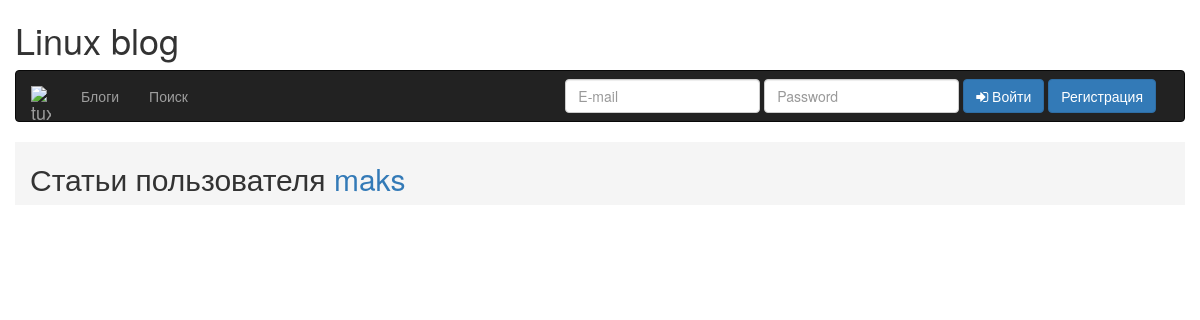
Before: /user.php?id=1 with the older database file.
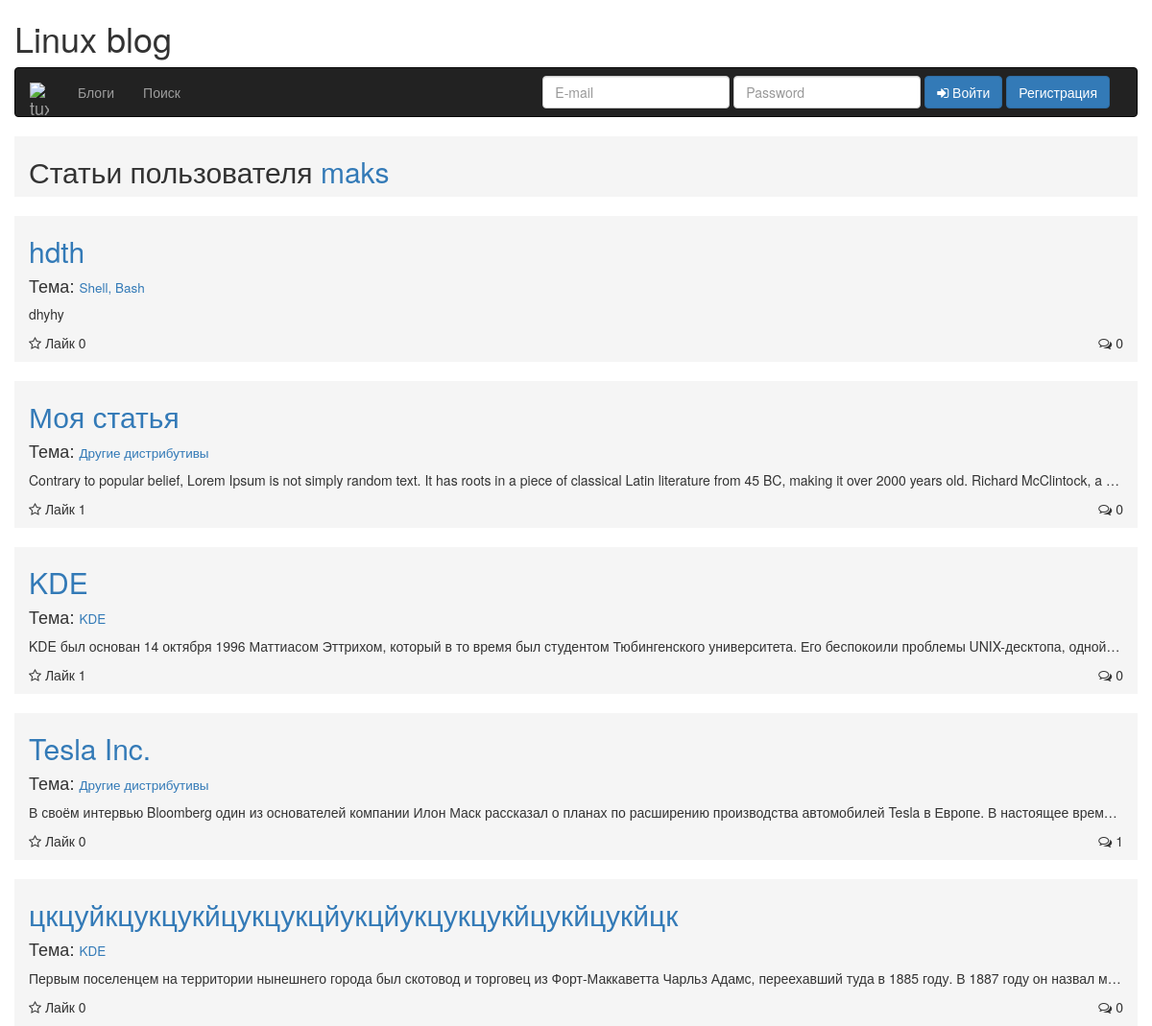
After: the same page with the newer database file.
### tables this page shows
CREATE TABLE `articles` (
  `id_article` smallint(6) NOT NULL AUTO_INCREMENT,
  `article` text,
  `id_user` smallint(6) DEFAULT NULL,
  `id_theme` smallint(6) DEFAULT NULL,
  `header` varchar(50) DEFAULT NULL,
  PRIMARY KEY (`id_article`),
  KEY `articles_users_fk` (`id_user`),
  KEY `articles_themes_fk` (`id_theme`),
  CONSTRAINT `articles_themes_fk` FOREIGN KEY (`id_theme`) REFERENCES `themes` (`id_theme`) ON DELETE CASCADE ON UPDATE CASCADE,
  CONSTRAINT `articles_users_fk` FOREIGN KEY (`id_user`) REFERENCES `users` (`id_user`) ON DELETE CASCADE ON UPDATE CASCADE
);

CREATE TABLE `themes` (
  `id_theme` smallint(6) NOT NULL AUTO_INCREMENT,
  `theme` varchar(50) DEFAULT NULL,
  `id_section` smallint(6) DEFAULT NULL,
  PRIMARY KEY (`id_theme`),
  KEY `themes_sections_fk` (`id_section`),
  CONSTRAINT `themes_sections_fk` FOREIGN KEY (`id_section`) REFERENCES `sections` (`id_section`) ON DELETE CASCADE ON UPDATE CASCADE
);

### php/db/db.php (called while the page is built, shortened)
<?php
	class db{
		var $connection;
		function __construct(){
			$dbhost='localhost';
			$dbuser='root';
			$dbpass='';
			$dbname='blog';
			$this->connection=mysqli_connect($dbhost, $dbuser, $dbpass) or die(mysqli_error($this->connection));
			mysqli_set_charset($this->connection, "utf8");
			mysqli_select_db($this->connection, $dbname) or die(mysqli_error($this->connection));
		}
		function sqlQuery($query){
			$result=mysqli_query($this->connection, $query);
			return $result;
		}
		function loadArrayData($query){
			$result=$this->sqlQuery($query);
			$num=mysqli_num_rows($result);
			for($i=0;$i<$num;$i++){
			 	$res[]=mysqli_fetch_array($result,MYSQLI_ASSOC);
			}
			return $res;
		}
	}
?>

### php/usersArticle.php (called while the page is built)
<?php
$emailUser = $_COOKIE['Email'];
$result = $db->loadArrayData("SELECT id_user FROM users WHERE email = '$emailUser'");
$idUser = $result[0]['id_user'];
$res = $db->loadArrayData("SELECT COUNT(*) as num FROM articles WHERE id_user = '$idUser'");
?>

### user.php (the view, shortened to what this page needs)
<?php
include_once "/php/db/db.php";
$db = new db();
include_once "/php/usersArticle.php";
$userId = $_GET['id'];
$userName = $db->loadArrayData("SELECT name FROM users WHERE id_user = '$userId'");
$articles = $db->loadArrayData("SELECT id_article, article, id_theme, id_user, header FROM articles WHERE id_user = '$userId' ORDER BY id_article DESC");
$likes = $db->loadArrayData("SELECT uLike FROM likes");
?>
<!DOCTYPE html>
<html lang="en">
  <head>
    <link rel="stylesheet" href="/font-awesome/css/font-awesome.min.css">
    <link href="bootstrap/css/bootstrap.min.css" rel="stylesheet">
    <link rel="stylesheet" href="/css/main.css">
  </head>
  <body>
    <div class="container">
      <div class="row">
        <h1>Linux blog</h1>
        <div class="navbar navbar-inverse">
          <div class="container">
            <div class="navbar-header">
              <a href="/" class="navbar-brand">
                <img src="/images/tux.png" class="brand-image" alt="tux">
              </a>
            </div>
            <div class="collapse navbar-collapse" id="responsive-menu">
              <ul class="nav navbar-nav">
                <li><a href="blogs.php">Блоги</a></li>
                <li><a href="search.php">Поиск</a></li>
              </ul>
              <div class="form navbar-form navbar-right">
                <div class="form-group">
                  <input type="text" name="userEmail" placeholder="E-mail" value="" class="form-control uEmail">
                </div>
                <div class="form-group">
                  <input type="password" name="userPass" placeholder="Password" value="" class="form-control uPass">
                </div>
                <button type="button" name="buttonLogin" class="btn btn-primary" id="btn-login">
                  <i class="fa fa-sign-in" aria-hidden="true"></i> Войти
                </button>
                <button type="button" class="btn btn-primary" data-toggle="modal" data-target="#modal-1">Регистрация</button>
              </div>
            </div>
          </div>
        </div>
      </div>
    </div>
    <div class="container">
      <div class="row">
        <div class="article col-lg-8 col-md-8 col-sm-6 col-xs-4">
          <h2>Статьи пользователя <span><?= $userName[0]['name']; ?></span></h2>
        </div>
        <?php for($i = 0; $i < count($articles); $i++):?>
          <div class="article-index col-lg-8 col-md-8 col-sm-6 col-xs-4" data-id="<?= $articles[$i]["id_article"]; ?>">
            <h2><a href="article.php?id=<?= $articles[$i]["id_article"]; ?>"><?= $articles[$i]["header"]; ?></a></h2>
            <?php $theme = $articles[$i]["id_theme"]; $idTheme = $db->loadArrayData("SELECT id_theme, theme FROM themes WHERE id_theme = '$theme'"); ?>
            <?php for ($j=0; $j < count($idTheme); $j++): ?>
                <h4>Тема: <small><a href="theme.php?id=<?= $idTheme[$j]['id_theme']; ?>"><?= $idTheme[$j]['theme']; ?></a></small></h4>
            <? endfor; ?>
            <p>
              <?= $articles[$i]["article"]; ?>
            </p>
            <div class="star-block" data-article="<?= $articles[$i]["id_article"]; ?>" data-user="<?= $articles[$i]["id_user"]; ?>">
              <?php $article = $articles[$i]["id_article"]; $likesCount = count($db->loadArrayData("SELECT uLike FROM likes WHERE id_article = '$article'")); ?>
              <i class="fa fa-star-o"></i> <span class="star-count">Лайк <?= $likesCount; ?></span>
            </div>
            <div class="comments-block">
              <?php $article = $articles[$i]["id_article"]; $commentsCount = count($db->loadArrayData("SELECT comment FROM comments WHERE id_article = '$article'")); ?>
              <i class="fa fa-comments-o" aria-hidden="true"></i> <span class="comments-count"><?= $commentsCount; ?></span>
            </div>
          </div>
        <? endfor; ?>
      </div>
    </div>
  </body>
</html>

Changed rows visible on the page:
added articles: header "hdth", article "dhyhy", likesCount "0", commentsCount "0"
now on this page (row unchanged): themes: theme "Shell, Bash", shown under "hdth"
added articles: header "Моя статья", article "Contrary to popular belief, Lorem Ipsum is not simply random text. It has roots in a piece of classical Latin literature from 45 BC, making it over 2000 years old. Richard McClintock, a…", likesCount "1", commentsCount "0"
now on this page (row unchanged): themes: theme "Другие дистрибутивы"
added articles: header "KDE", article "KDE был основан 14 октября 1996 Маттиасом Эттрихом, который в то время был студентом Тюбингенского университета. Его беспокоили проблемы UNIX-десктопа, одной…", likesCount "1", commentsCount "0"
now on this page (row unchanged): themes: theme "KDE"
added articles: header "Tesla Inc.", article "В своём интервью Bloomberg один из основателей компании Илон Маск рассказал о планах по расширению производства автомобилей Tesla в Европе. В настоящее врем…", likesCount "0", commentsCount "1"
added articles: header "цкцуйкцукцукйцукцукцйукцйукцукцукйцукйцукйцк", article "Первым поселенцем на территории нынешнего города был скотовод и торговец из Форт-Маккаветта Чарльз Адамс, переехавший туда в 1885 году. В 1887 году он назвал м…", likesCount "0", commentsCount "0"
